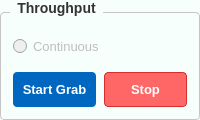
              <widget class="QGroupBox" name="groupBox_throught">
               <property name="enabled">
                <bool>false</bool>
               </property>
               <property name="font">
                <font>
                 <family>Segoe UI</family>
                 <pointsize>-1</pointsize>
                 <weight>75</weight>
                 <bold>true</bold>
                </font>
               </property>
               <property name="styleSheet">
                <string notr="true">/* Khung chính của GroupBox */
QGroupBox {
    background-color: #F7FFFD; /* Màu nền theo yêu cầu của bạn */
    border: 1px solid #c6c6c6; /* Viền xám mảnh để định hình khối */
    border-radius: 4px;        /* Bo tròn góc 4px đồng bộ với QPushButton */
    margin-top: 12px;          /* Tạo khoảng cách phía trên để nhường chỗ cho chữ tiêu đề */
    font-size: 14px;           /* Kích thước chữ tiêu đề */
    font-weight: bold;         /* Làm đậm chữ tiêu đề */
    color: #333333;            /* Màu chữ tiêu đề */
}

/* Tùy chỉnh vị trí của chữ tiêu đề GroupBox */
QGroupBox::title {
    subcontrol-origin: margin;
    subcontrol-position: top left; /* Đặt tiêu đề ở góc trên bên trái */
    left: 10px;                    /* Đẩy chữ dịch vào trong một chút cho đẹp */
    padding: 0px 5px;              /* Khoảng cách đệm xung quanh chữ */
}
</string>
               </property>
               <property name="title">
                <string>Throughput</string>
               </property>
               <layout class="QVBoxLayout" name="vlayout_through">
                <property name="spacing">
                 <number>8</number>
                </property>
                <property name="leftMargin">
                 <number>12</number>
                </property>
                <property name="topMargin">
                 <number>16</number>
                </property>
                <property name="rightMargin">
                 <number>12</number>
                </property>
                <property name="bottomMargin">
                 <number>12</number>
                </property>
                <item>
                 <widget class="QRadioButton" name="radioButton_check_continous">
                  <property name="minimumSize">
                   <size>
                    <width>0</width>
                    <height>35</height>
                   </size>
                  </property>
                  <property name="font">
                   <font>
                    <family>Segoe UI</family>
                    <pointsize>10</pointsize>
                   </font>
                  </property>
                  <property name="text">
                   <string>Continuous</string>
                  </property>
                 </widget>
                </item>
                <item>
                 <layout class="QHBoxLayout" name="hlayout_stream_btns">
                  <property name="spacing">
                   <number>8</number>
                  </property>
                  <item>
                   <widget class="QPushButton" name="pushButton_start_stream">
                    <property name="minimumSize">
                     <size>
                      <width>0</width>
                      <height>35</height>
                     </size>
                    </property>
                    <property name="font">
                     <font>
                      <family>Segoe UI</family>
                      <pointsize>10</pointsize>
                      <weight>75</weight>
                      <bold>true</bold>
                     </font>
                    </property>
                    <property name="styleSheet">
                     <string notr="true">QPushButton { background-color:#0067c0; color:white; border:none; border-radius:4px; font-weight:600; }QPushButton:hover { background-color:#005ba1; }</string>
                    </property>
                    <property name="text">
                     <string>Start Grab</string>
                    </property>
                   </widget>
                  </item>
                  <item>
                   <widget class="QPushButton" name="pushButton_stop_stream">
                    <property name="minimumSize">
                     <size>
                      <width>0</width>
                      <height>35</height>
                     </size>
                    </property>
                    <property name="font">
                     <font>
                      <family>Segoe UI</family>
                      <pointsize>10</pointsize>
                      <weight>75</weight>
                      <bold>true</bold>
                     </font>
                    </property>
                    <property name="styleSheet">
                     <string notr="true">QPushButton { 
    background-color: rgb(255,102,102); /* Màu đỏ hiện đại, tươi sáng */
    border: 1px solid #d32f2f;          /* Viền đỏ đậm hơn một chút để sắc nét */
    border-radius: 4px;                 /* Giữ nguyên bo tròn 4px */
    color: white;                       /* Ép chữ sang màu trắng để nổi bật trên nền đỏ */
    font-weight: bold;                  /* Làm đậm chữ để dễ đọc hơn (Tùy chọn) */
}

/* Hiệu ứng khi di chuột qua nút (Đổi sang đỏ đậm hơn) */
QPushButton:hover { 
    background-color: rgb(230, 45, 35); 
}

/* Hiệu ứng khi ấn giữ nút (Tùy chọn để tăng trải nghiệm) */
QPushButton:pressed {
    background-color: rgb(195, 30, 22);
}
</string>
                    </property>
                    <property name="text">
                     <string>Stop</string>
                    </property>
                   </widget>
                  </item>
                 </layout>
                </item>
               </layout>
              </widget>
